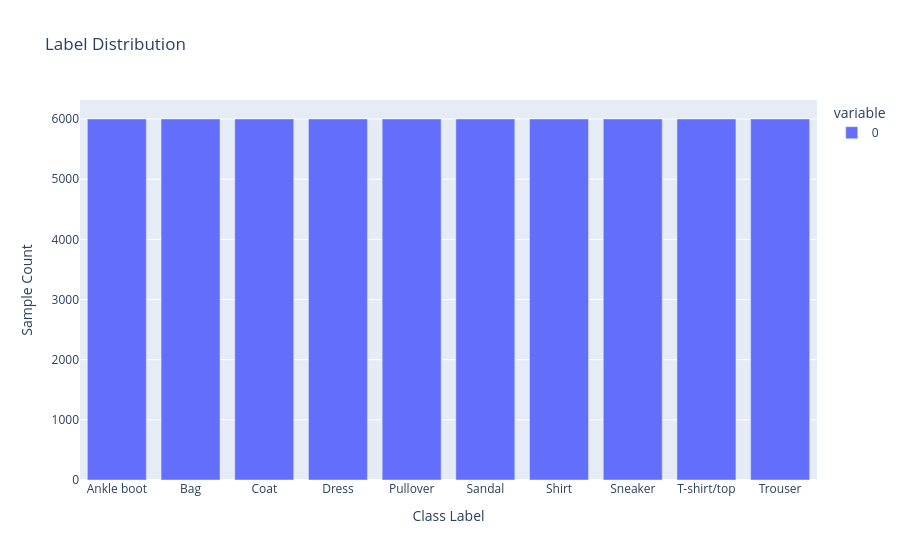

Notebook cell for this chart:
### Markdown cell above
### Problem 1c: Visualizing Label Distribution

One of the strengths of `pandas` is its ability to quickly generate visualizations of data. This is particularly useful for understanding the distribution of your dataset. In this task, we will use `pandas`' built-in plotting functions to create a visualization of the label distribution in our `DataFrame`.

#### Why Visualize Label Distribution?

Visualizing the label distribution helps us:
- Understand the balance of classes in the dataset.
- Identify any potential biases or imbalances that could affect model performance.
- Gain insights into the dataset before proceeding with further analysis.

**Task:**
1. Use the `pandas` [built-in plotting functions](https://pandas.pydata.org/pandas-docs/stable/user_guide/visualization.html) to create a histogram of the label distribution. (x-axis is the class label and y axis is the sample count)
2. Ensure the chart is clear and labeled appropriately for easy interpretation.

### Code cell
# Plotting library to use, default is matplotlib but plotly has more functionality
pd.options.plotting.backend = "plotly" 

# TODO: Plot a histogram of the labels in the DataFrame `df` using the DataFrame's built-in plotting functions (this should be 1 line)
fig = label_distribution_groupby.plot(kind='bar', title='Label Distribution')
fig.update_layout(xaxis_title='Class Label', yaxis_title='Sample Count')
fig

### Figure 1 — Plotly figure (JSON) as saved in the notebook; plotly's stock layout.template omitted (floating-point values rounded to 4 significant figures)
{"data": [{"hovertemplate": "variable=0<br>label=%{x}<br>value=%{y}<extra></extra>", "legendgroup": "0", "marker": {"color": "#636efa", "pattern": {"shape": ""}}, "name": "0", "orientation": "v", "showlegend": true, "textposition": "auto", "type": "bar", "x": ["Ankle boot", "Bag", "Coat", "Dress", "Pullover", "Sandal", "Shirt", "Sneaker", "T-shirt/top", "Trouser"], "xaxis": "x", "y": [6000, 6000, 6000, 6000, 6000, 6000, 6000, 6000, 6000, 6000], "yaxis": "y"}], "layout": {"barmode": "relative", "legend": {"title": {"text": "variable"}, "tracegroupgap": 0}, "title": {"text": "Label Distribution"}, "xaxis": {"anchor": "y", "domain": [0, 1], "title": {"text": "Class Label"}}, "yaxis": {"anchor": "x", "domain": [0, 1], "title": {"text": "Sample Count"}}}}
